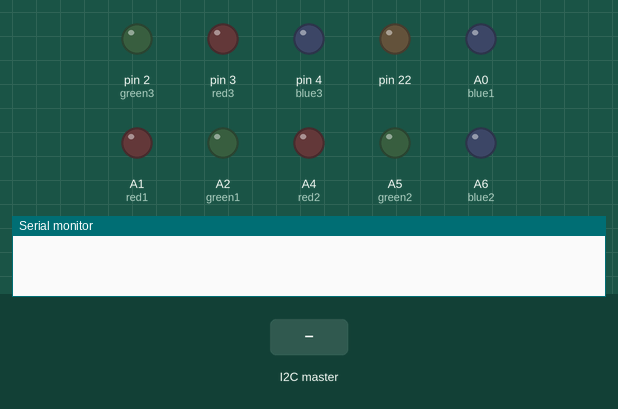
The sketch below on a simulated Arduino Mega 2560, built with avr-gcc and run on an emulated ATmega2560. Parts: output pins drawn as LEDs (lit = HIGH), the last lines printed to the serial monitor. The inputs (shaded band) are chosen by the test bench.

Above: at 1.2 s.
1.3 s: the I2C master sends the byte 1
At 1.7 s:
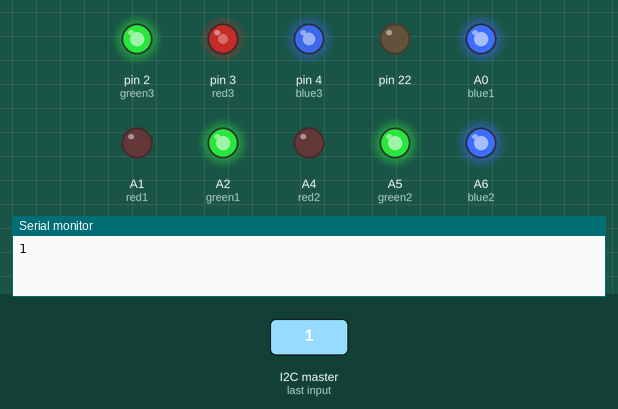
2.8 s: the I2C master sends the byte 0
At 3.8 s:
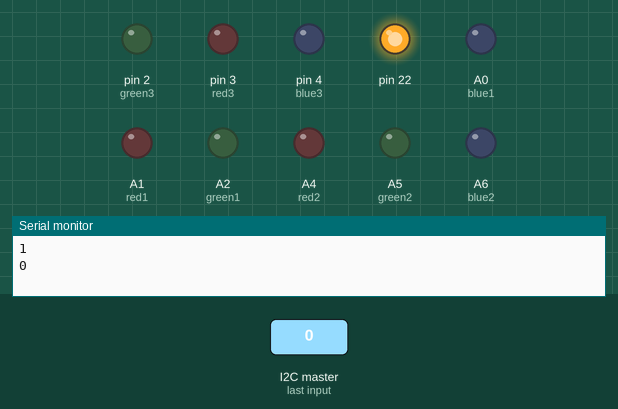
4.3 s: the I2C master sends the byte 2
At 5.2 s:
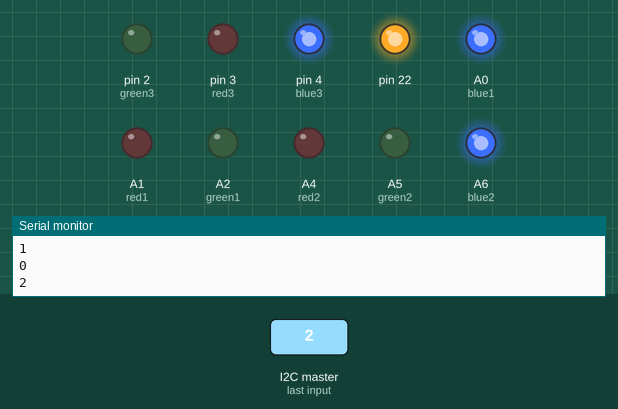
5.8 s: the I2C master sends the byte 1
At 6.4 s:
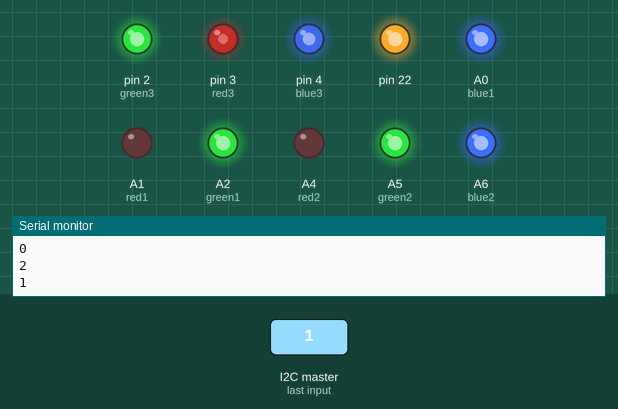
7.3 s: the I2C master sends the byte 90
At 8.4 s:
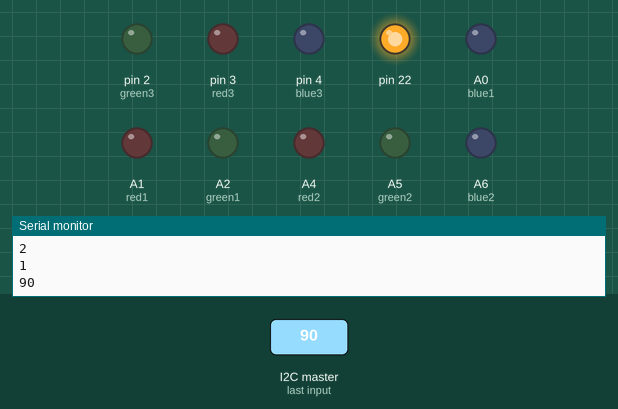
Timing chart, 0 to 9.8 s (numbered marks = the images above; inputs shaded):
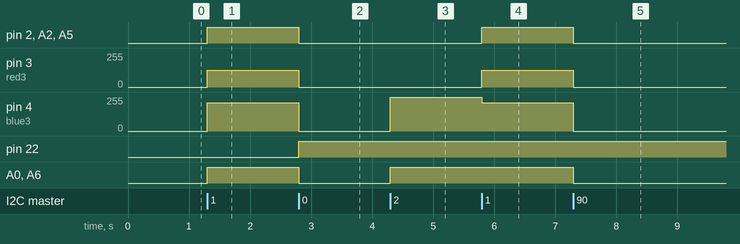

The sketch:

recibirDatos.ino.ino
```cpp
//includes
#include <Wire.h>
//defines
#define red1 A1
#define green1 A2
#define blue1 A0
#define red2 A4
#define green2 A5
#define blue2 A6
#define red3 3
#define green3 2
#define blue3 4

//funciones
void dato();
void color(int a, int b, int c);
void apagar();

//variables
int Acuamarine[] = {127, 255, 212}; int Blue[] = {0, 0, 255}; int BlueViolet[] = {138, 43, 226}; int Brown[] = {165, 42, 42};
int Chartreuse[] = {127, 255, 0}; int Coral[] = {255, 127, 80}; int Crimson[] = {220, 20, 60}; int DarkGreen[] = {0, 150, 0};
int Indigo[] = {105, 50, 53}; int LightPink[] = {255, 182, 193}; int Lightslategrey[] = {119, 136, 153}; int Green[] = {0, 255, 0};
int Orangered[] = {255, 69, 0}; int RoyalBlue[] = {65, 105, 255}; int Violet[] = {238, 130, 238}; int Yellow[] = {255, 255, 0};
int White[] = {245, 245, 245}; int Red[] = {255, 0, 0}; int GreenYellow[] = {173, 255, 47}; int Khaki[] = {189, 183, 107};


void setup() {
  Serial.begin(9600);
  Wire.begin(1);
  Wire.onReceive(dato);
  pinMode(red1, OUTPUT); pinMode(green1, OUTPUT); pinMode(blue1, OUTPUT);
  pinMode(red2, OUTPUT); pinMode(green2, OUTPUT); pinMode(blue2, OUTPUT);
  pinMode(red3, OUTPUT); pinMode(green3, OUTPUT); pinMode(blue3, OUTPUT);
  analogWrite(red1, 0); analogWrite(green1, 0); analogWrite(blue1, 0);
  analogWrite(red2, 0); analogWrite(green2, 0); analogWrite(blue2, 0);
  analogWrite(red3, 0); analogWrite(green3, 0); analogWrite(blue3, 0);

  pinMode(22, OUTPUT);
}

void loop() {
}

void dato() {

  if (Wire.available())
  {
    int dato = Wire.read();
    Serial.println(dato);
    switch (dato) {
      case 1:
        color(Acuamarine[0], Acuamarine[1], Acuamarine[2]);
        break;
      case 2:
        color(Blue[0], Blue[1], Blue[2]);
        break;
      case 3:
        color(BlueViolet[0], BlueViolet[1], BlueViolet[2]);
        break;
      case 4:
        color(Brown[0], Brown[1], Brown[2]);
        break;
      case 5:
        color(Chartreuse[0], Chartreuse[1], Chartreuse[2]);
        break;
      case 6:
        color(Coral[0], Coral[1], Coral[2]);
        break;
      case 7:
        color(Crimson[0], Crimson[1], Crimson[2]);
        break;
      case 8:
        color(DarkGreen[0], DarkGreen[1], DarkGreen[2]);
        break;
      case 9:
        color(Indigo[0], Indigo[1], Indigo[2]);
        break;
      case 10:
        color(LightPink[0], LightPink[1], LightPink[2]);
        break;
      case 11:
        color(Lightslategrey[0], Lightslategrey[1], Lightslategrey[2]);
        break;
      case 12:
        color(Green[0], Green[1], Green[2]);
        break;
      case 13:
        color(Orangered[0], Orangered[1], Orangered[2]);
        break;
      case 14:
        color(RoyalBlue[0], RoyalBlue[1], RoyalBlue[2]);
        break;
      case 15:
        color(Violet[0], Violet[1], Violet[2]);
        break;
      case 16:
        color(Yellow[0], Yellow[1], Yellow[2]);
        break;
      case 17:
        color(White[0], White[1], White[2]);
        break;
      case 18:
        color(Red[0], Red[1], Red[2]);
        break;
      case 19:
        color(GreenYellow[0], GreenYellow[1], GreenYellow[2]);
        break;
      case 20:
        color(Khaki[0], Khaki[1], Khaki[2]);
        break;
      default:
        digitalWrite(22, 1);
        apagar();
        break;
    }
  }
}

void color(int a, int b, int c)
{
  analogWrite(red1, a); analogWrite(green1, b); analogWrite(blue1, c);
  analogWrite(red2, a); analogWrite(green2, b); analogWrite(blue2, c);
  analogWrite(red3, a); analogWrite(green3, b); analogWrite(blue3, c);
  delay(1000);
}

void apagar()
{
  analogWrite(red1, 0); analogWrite(green1, 0); analogWrite(blue1, 0);
  analogWrite(red2, 0); analogWrite(green2, 0); analogWrite(blue2, 0);
  analogWrite(red3, 0); analogWrite(green3, 0); analogWrite(blue3, 0);
}
```

Measured:
- after the input at 1.3 s, pin 2 (green3), A0 (blue1), A2 (green1), A5 (green2), A6 (blue2): LOW → HIGH at once; pin 3 (red3): 0/255 → 127/255 at once; pin 4 (blue3): 0/255 → 212/255 at once
- after the input at 2.8 s, pin 2 (green3), A0 (blue1), A2 (green1), A5 (green2), A6 (blue2): HIGH → LOW at once; pin 3 (red3): 127/255 → 0/255 at once; pin 4 (blue3): 212/255 → 0/255 at once; pin 22: LOW → HIGH at once
- after the input at 4.3 s, pin 4 (blue3): 0/255 → 255/255 at once; A0 (blue1), A6 (blue2): LOW → HIGH at once
- after the input at 5.8 s, pin 2 (green3), A2 (green1), A5 (green2): LOW → HIGH at once; pin 3 (red3): 0/255 → 127/255 at once; pin 4 (blue3): 255/255 → 212/255 at once
- after the input at 7.3 s, pin 2 (green3), A0 (blue1), A2 (green1), A5 (green2), A6 (blue2): HIGH → LOW at once; pin 3 (red3): 127/255 → 0/255 at once; pin 4 (blue3): 212/255 → 0/255 at once
